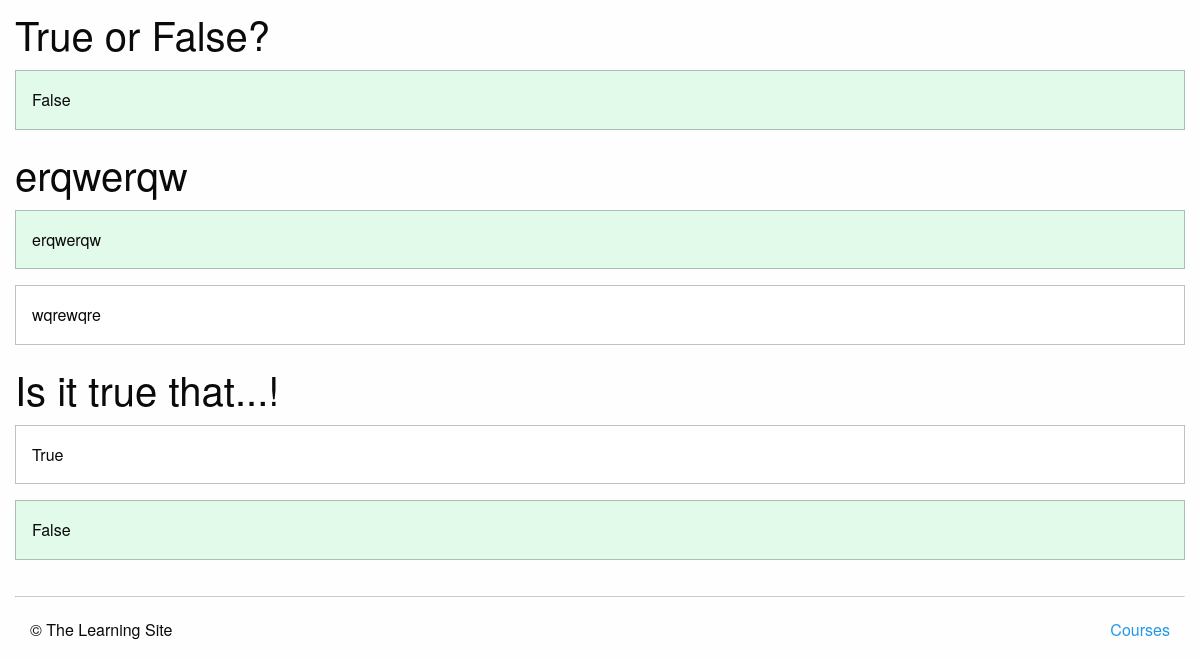
Before: /courses/4/8/q (lower part) with the older database file.
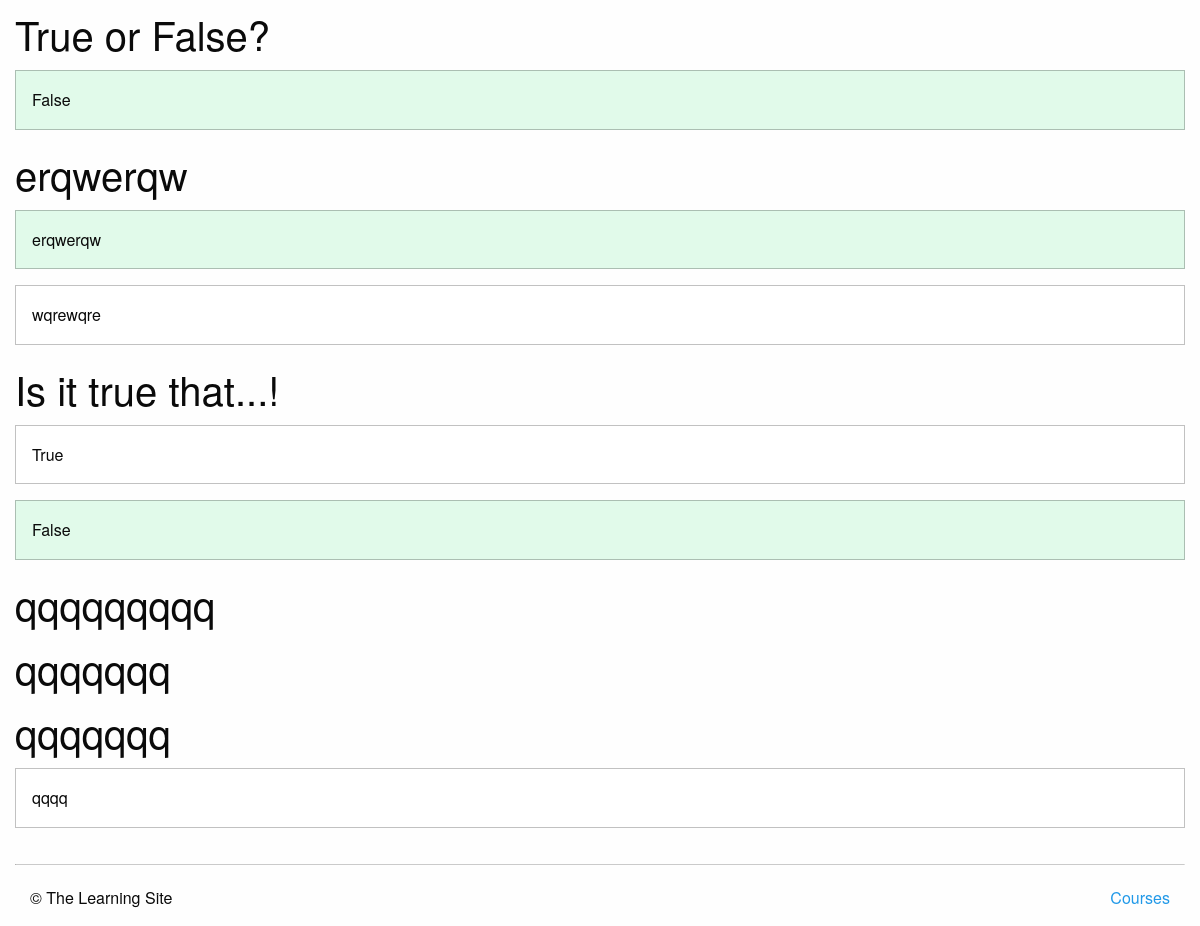
After: the same page with the newer database file.
### courses/models.py (models this page shows, shortened)
class Question(models.Model):
    quiz = models.ForeignKey(Quiz, on_delete=models.CASCADE)
    order = models.IntegerField(default=0)
    prompt = models.TextField()
    class Meta:
        ordering = ['order', ]

class Answer(models.Model):
    question = models.ForeignKey(Question, on_delete=models.CASCADE)
    order = models.IntegerField(default=0)
    text = models.CharField(max_length=255)
    correct = models.BooleanField(default=False)
    class Meta:
        ordering = ['order', ]

### courses/views.py (the view)
# urls.py: path('<int:course_pk>/<int:step_pk>/q', views.quiz_detail, name='quiz'),
def quiz_detail(request, course_pk, step_pk):
    step = get_object_or_404(models.Quiz, course_id=course_pk, pk=step_pk)
    return render(request, 'courses/quiz_detail.html', {'step': step})

### courses/templatetags/course_extras.py (called while the page is built)
@register.inclusion_tag('courses/course_nav.html')
def nav_courses_list():
    courses = Course.objects.all()[:5]
    return {'courses': courses}

### courses/templates/courses/quiz_detail.html (shortened to what this page needs)
{% extends "courses/layout.html" %}
{% load course_extras %}
{% block content %}
    <div class="row columns">
        <article>
            <ul class="no-bullet">
                {% for question in step.question_set.all %}
                <li>
                    <h2>{{ question.prompt }}</h2>
                    {% for answer in question.answer_set.all %}
                        <div class="callout {% if answer.correct %}success{% endif %}">{{ answer.text }}</div>
                    {% endfor %}
                </li>
                {% endfor %}
            </ul>
        </article>
    </div>
{% endblock %}

Changed rows visible on the page:
added Question: prompt "qqqqqqqqq"
added Question: prompt "qqqqqqq"
added Question: prompt "qqqqqqq"
added Answer: text "qqqq", correct False (drawn), shown under "qqqqqqq"
